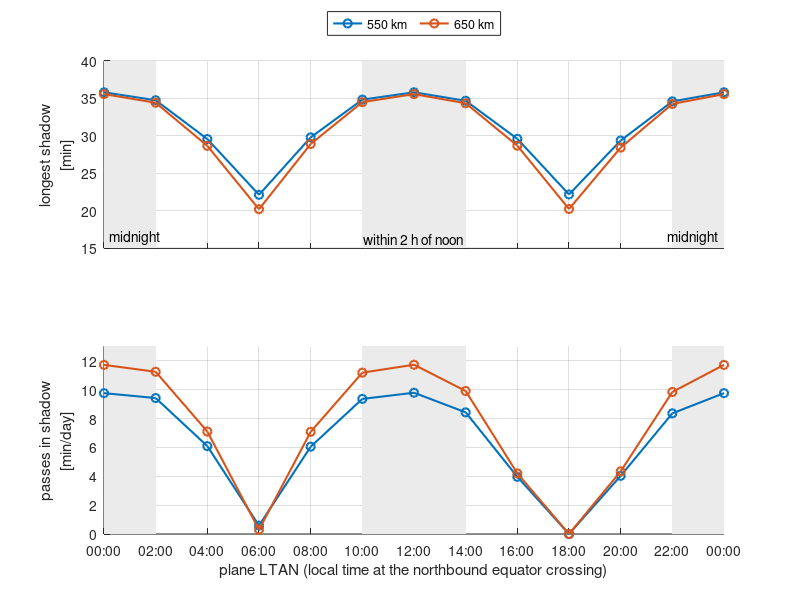
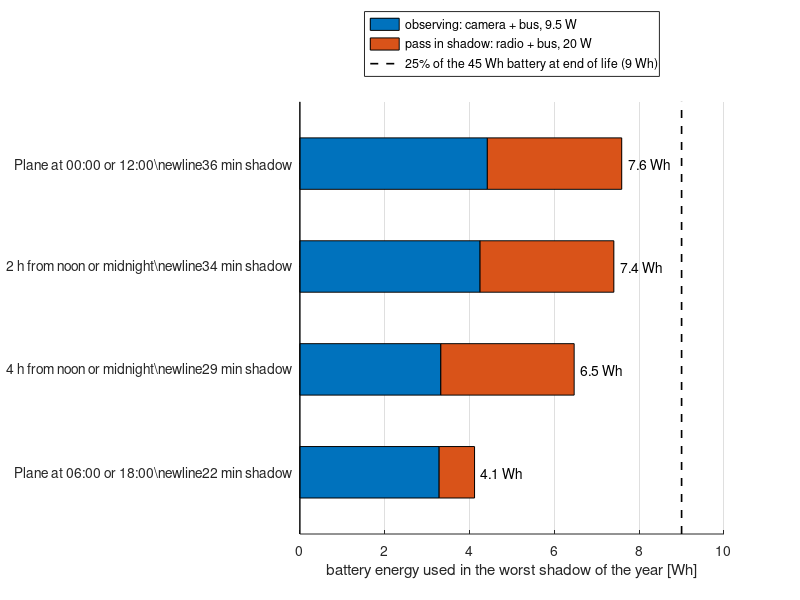

The MATLAB script that drew these images, in order:
% plotsdr1: Model 1 slide plots, outputs fig_dr1_ltan.png (longest shadow and passes in shadow against plane LTAN) and fig_dr1_shadow_bars.png (battery energy used in the worst shadow of the year).

clear; close all; clc;

L = 0:2:24; % L: plane LTAN, local time of the northbound equator crossing [h]
sh550 = [35.80 34.74 29.57 22.14 29.79 34.82 35.80 34.67 29.60 22.19 29.37 34.59 35.80]; % sh550: longest shadow in one year at 550 km [min]
sh650 = [35.56 34.41 28.66 20.22 28.91 34.49 35.56 34.34 28.69 20.25 28.43 34.25 35.56]; % sh650: longest shadow in one year at 650 km [min]
ps550 = [9.76 9.42 6.09 0.58 6.05 9.36 9.79 8.43 3.96 0.00 4.03 8.36 9.76]; % ps550: ground station pass time inside shadow at 550 km, yearly average [min/day]
ps650 = [11.72 11.24 7.10 0.30 7.08 11.18 11.73 9.91 4.20 0.00 4.34 9.84 11.72]; % ps650: ground station pass time inside shadow at 650 km, yearly average [min/day]

grp = {'Plane at 06:00 or 18:00', '4 h from noon or midnight', '2 h from noon or midnight', 'Plane at 00:00 or 12:00'}; % grp: plane LTAN groups, bottom to top
tSh = [22.08 28.90 34.48 35.55]; % tSh: worst shadow of the year in each group [min]
tPs = [2.38 8.96 8.99 9.03]; % tPs: ground station pass time inside that shadow [min]
Pcam = 4.5; % Pcam: event camera power [W]
Pbus = 5.0; % Pbus: bus power [W]
Ptx = 15; % Ptx: radio transmit power [W]
etaD = 0.95; % etaD: battery discharge efficiency
Ebat = 45; % Ebat: battery capacity [Wh]
soh = 0.80; % soh: end-of-life capacity fraction
dod = 0.25; % dod: depth-of-discharge limit

% Battery discharge energy, observing and pass in shadow:
Eobs = (Pcam + Pbus)*(tSh - tPs)/60/etaD; % Eobs: battery energy while observing [Wh]
Eps = (Pbus + Ptx)*tPs/60/etaD; % Eps: battery energy during the pass in shadow [Wh]

% Battery energy over the whole shadow:
Etot = Eobs + Eps; % Etot: battery energy used in the worst shadow [Wh]

% Depth-of-discharge limit on the end-of-life capacity:
Eref = dod*soh*Ebat; % Eref: battery energy at the depth-of-discharge limit [Wh]

band = [0 2; 10 14; 22 24]; % band: LTAN ranges within 2 h of noon or midnight [h]
cBand = [0.92 0.92 0.92]; % cBand: band color
tickLbl = arrayfun(@(x) sprintf('%02d:00', mod(x, 24)), L, 'UniformOutput', false); % tickLbl: LTAN tick labels
ytl = cellfun(@(g, t) sprintf('%s\\newline%.0f min shadow', g, t), grp, num2cell(tSh), 'UniformOutput', false); % ytl: two-line group labels

f1 = figure('Color', 'w', 'Units', 'inches', 'Position', [1 1 7 4.5]); % f1: LTAN sweep figure

subplot(2, 1, 1); hold on; grid on; box off;
for k = 1:size(band, 1) % k: band index
    patch(band(k, [1 2 2 1]), [15 15 40 40], cBand, 'EdgeColor', 'none');
end
p1 = plot(L, sh550, '-o', 'LineWidth', 1.5); % p1: 550 km line
p2 = plot(L, sh650, '-o', 'LineWidth', 1.5); % p2: 650 km line
text(0.2, 15.5, 'midnight', 'VerticalAlignment', 'bottom');
text(12, 15.5, 'within 2 h of noon', 'HorizontalAlignment', 'center', 'VerticalAlignment', 'bottom');
text(23.8, 15.5, 'midnight', 'HorizontalAlignment', 'right', 'VerticalAlignment', 'bottom');
xlim([0 24]); ylim([15 40]); xticks(L); xticklabels({});
ylabel({'longest shadow', '[min]'});
legend([p1 p2], {'550 km', '650 km'}, 'Location', 'northoutside', 'Orientation', 'horizontal');

subplot(2, 1, 2); hold on; grid on; box off;
for k = 1:size(band, 1)
    patch(band(k, [1 2 2 1]), [0 0 13 13], cBand, 'EdgeColor', 'none');
end
plot(L, ps550, '-o', 'LineWidth', 1.5);
plot(L, ps650, '-o', 'LineWidth', 1.5);
xlim([0 24]); ylim([0 13]); xticks(L); xticklabels(tickLbl);
ylabel({'passes in shadow', '[min/day]'});
xlabel('plane LTAN (local time at the northbound equator crossing)');

exportgraphics(f1, 'fig_dr1_ltan.png', 'Resolution', 300);

f2 = figure('Color', 'w', 'Units', 'inches', 'Position', [1 1 7 4.5]); % f2: battery energy figure
hold on; box off; set(gca, 'XGrid', 'on', 'TickLabelInterpreter', 'tex');
b = barh(1:4, [Eobs(:) Eps(:)], 0.5, 'stacked'); % b: observing and pass bar series
pRef = plot([Eref Eref], [0.4 4.6], 'k--', 'LineWidth', 1.2); % pRef: depth-of-discharge limit line
text(Etot + 0.15, 1:4, arrayfun(@(e) sprintf('%.1f Wh', e), Etot, 'UniformOutput', false));
xlim([0 10]); ylim([0.4 4.6]); yticks(1:4); yticklabels(ytl);
xlabel('battery energy used in the worst shadow of the year [Wh]');
legend([b(:); pRef], {sprintf('observing: camera + bus, %.1f W', Pcam + Pbus), sprintf('pass in shadow: radio + bus, %.0f W', Pbus + Ptx), ...
    sprintf('%.0f%% of the %.0f Wh battery at end of life (%.0f Wh)', 100*dod, Ebat, Eref)}, 'Location', 'northoutside');

exportgraphics(f2, 'fig_dr1_shadow_bars.png', 'Resolution', 300);
